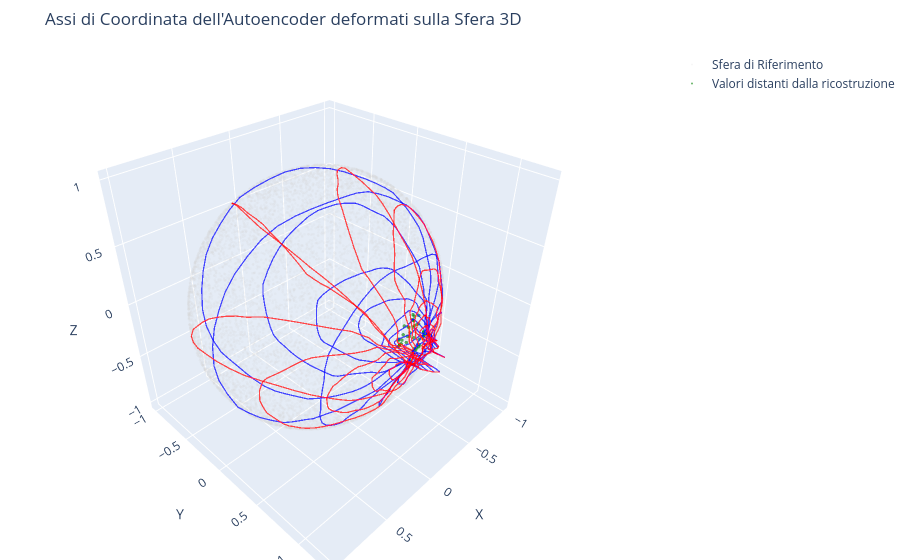

Write notebook code for a chart like this one.
### Code cell
# 1. Mettiamo il modello in modalità valutazione ed estraiamo i blocchi
model_1.eval()
encoder = loaded_model.encoder
decoder = loaded_model.decoder

# 2. Calcoliamo i confini effettivi dello spazio latente per sapere dove creare la griglia
with torch.no_grad():
    latents = encoder(Y_cartesian.to(device)).cpu().numpy()

z1_min, z1_max = latents[:, 0].min(), latents[:, 0].max()
z2_min, z2_max = latents[:, 1].min(), latents[:, 1].max()

# 3. Definiamo la densità della griglia (quanti "assi" vogliamo)
num_lines = 15       # Numero di linee per ogni asse coordinato
pts_per_line = 100   # Risoluzione di ogni linea per renderla fluida nel 3D

z1_values = np.linspace(z1_min, z1_max, num_lines)
z2_values = np.linspace(z2_min, z2_max, num_lines)

# 4. Inizializziamo la figura Plotly
fig = go.Figure()

# Nota: Mettiamo i punti originali grigi e trasparenti sullo sfondo per dare un riferimento visivo
x_orig = Y_cartesian[:, 0].cpu().numpy()
y_orig = Y_cartesian[:, 1].cpu().numpy()
z_orig = Y_cartesian[:, 2].cpu().numpy()

fig.add_trace(go.Scatter3d(
    x=x_orig, y=y_orig, z=z_orig,
    mode='markers',
    marker=dict(size=1.5, color='lightgray', opacity=0.15),
    name='Sfera di Riferimento'
))
fig.add_trace(go.Scatter3d(
    x=filtered_values[:, 0].cpu().numpy(), y=filtered_values[:, 1].cpu().numpy(), z=filtered_values[:, 2].cpu().numpy(),
    mode='markers',
    marker=dict(size=2, color='green', opacity=0.6),
    name='Valori distanti dalla ricostruzione'
))

# 5. Generiamo e decodifichiamo le linee degli assi latenti
with torch.no_grad():
    
    # --- ASSE 1: Linee a Z1 costante (varia Z2) -> Colore BLU ---
    for z1 in z1_values:
        line_2d = np.zeros((pts_per_line, 2))
        line_2d[:, 0] = z1
        line_2d[:, 1] = np.linspace(z2_min, z2_max, pts_per_line)
        
        # Passiamo la linea al decoder
        line_tensor = torch.tensor(line_2d, dtype=torch.float32).to(device)
        xyz = decoder(line_tensor).cpu().numpy()
        
        fig.add_trace(go.Scatter3d(
            x=xyz[:, 0], y=xyz[:, 1], z=xyz[:, 2],
            mode='lines',
            line=dict(color='rgba(0, 0, 255, 0.7)', width=2.5),
            showlegend=False
        ))

    # --- ASSE 2: Linee a Z2 costante (varia Z1) -> Colore ROSSO ---
    for z2 in z2_values:
        line_2d = np.zeros((pts_per_line, 2))
        line_2d[:, 0] = np.linspace(z1_min, z1_max, pts_per_line)
        line_2d[:, 1] = z2
        
        # Passiamo la linea al decoder
        line_tensor = torch.tensor(line_2d, dtype=torch.float32).to(device)
        xyz = decoder(line_tensor).cpu().numpy()
        
        fig.add_trace(go.Scatter3d(
            x=xyz[:, 0], y=xyz[:, 1], z=xyz[:, 2],
            mode='lines',
            line=dict(color='rgba(255, 0, 0, 0.7)', width=2.5), 
            showlegend=False
        ))

# 6. Configurazione finale del Layout per visualizzare una sfera perfetta
fig.update_layout(
    title="Assi di Coordinata dell'Autoencoder deformati sulla Sfera 3D",
    scene=dict(
        xaxis_title='X',
        yaxis_title='Y',
        zaxis_title='Z',
        aspectmode='cube' # Fondamentale per non distorcere la sfera in un uovo
    ),
    margin=dict(l=0, r=0, b=0, t=50)
)

fig.show()
#cosa succede nel buco, perché il buco è lì?) 
#i punti del dataset sulla sfera come vengono?
